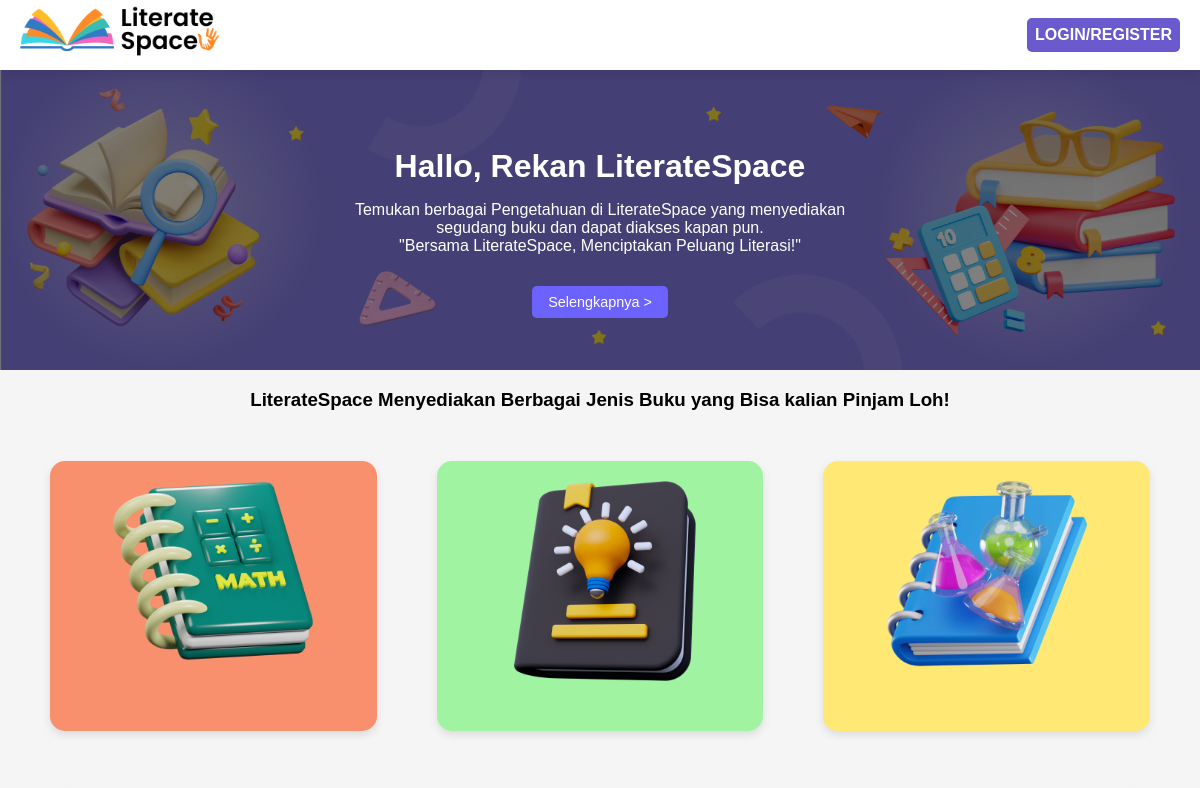
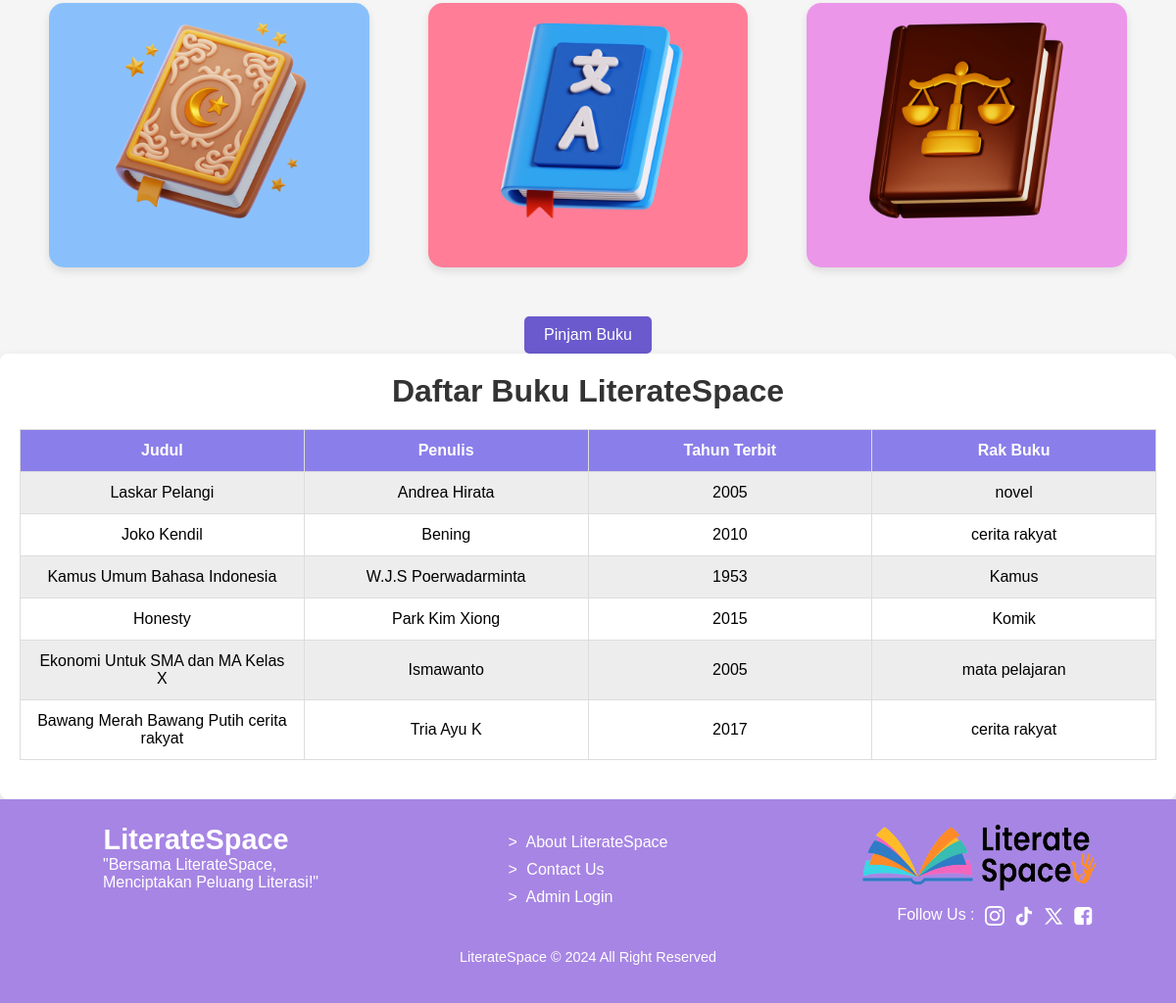
The page / on the database its author committed (2 pictures, top to bottom).
### tables this page shows
CREATE TABLE `books` (
  `id` int(11) NOT NULL,
  `title` varchar(255) NOT NULL,
  `author` varchar(255) NOT NULL,
  `published_year` year(4) NOT NULL,
  `shelf_id` int(11) DEFAULT NULL
);

CREATE TABLE `book_shelf` (
  `id` int(11) NOT NULL,
  `location` varchar(255) NOT NULL,
  `name` varchar(255) NOT NULL
);

### includes/daftarBuku.php (the view, shortened to what this page needs)
<?php
require_once 'db.php';
$sql = "SELECT books.title, books.author, books.published_year, book_shelf.name AS shelf_name
        FROM books
        JOIN book_shelf ON books.shelf_id = book_shelf.id";
$result = $conn->query($sql);
?>
<!DOCTYPE html>
<html lang="id">
<head>
</head>
<body>
<div class="container">
    <div class="header">
        <div class="header-text">
            <h1>Daftar Buku LiterateSpace</h1>
        </div>
    </div>
    <table>
        <thead>
            <tr>
                <th>Judul</th>
                <th>Penulis</th>
                <th>Tahun Terbit</th>
                <th>Rak Buku</th>
            </tr>
        </thead>
        <tbody>
        <?php
        if ($result && $result->num_rows > 0) {
            while($row = $result->fetch_assoc()) {
                echo "<tr>
                        <td>" . htmlspecialchars($row["title"]) . "</td>
                        <td>" . htmlspecialchars($row["author"]) . "</td>
                        <td>" . htmlspecialchars($row["published_year"]) . "</td>
                        <td>" . htmlspecialchars($row["shelf_name"]) . "</td>
                    </tr>";
            }
        } else {
            echo "<tr><td colspan='5'>Tidak ada data ditemukan</td></tr>";
        }
        ?>
        </tbody>
    </table>
</div>
</body>
</html>

### index.php (shortened to what this page needs)
<?php
include 'db.php';
$username = isset($_SESSION['username']) ? $_SESSION['username'] : null;
?>
<!DOCTYPE html>
<html lang="id">
<head>
    <link rel="stylesheet" href="assets/css/style.css">
</head>
<body>
<?php include('includes/nav.php'); ?>
<section class="hero">
    <div class="hero-content">
        <h1>Hallo, <?php echo $username ? htmlspecialchars($username) : 'Rekan LiterateSpace'; ?></h1>
        <p>Temukan berbagai Pengetahuan di LiterateSpace yang menyediakan <br> segudang buku dan dapat diakses kapan pun. <br> "Bersama LiterateSpace, Menciptakan Peluang Literasi!"</p>
        <a href="pinjam.php" class="btn-hero" onclick="openLoginModal()">Selengkapnya ></a>
    </div>
</section>
<section class="daftar-buku">
    <h3>LiterateSpace Menyediakan Berbagai Jenis Buku yang Bisa kalian Pinjam Loh!</h3>
    <div class="grid-buku">
        <div class="buku-card" style="background-color: #f88f6d">
            <img src="assets/images/buku1.png" alt="buku1">
        </div>
        <div class="buku-card"  style="background-color: #a0f3a0">
            <img src="assets/images/buku2.png" alt="buku2">
        </div>
        <div class="buku-card" style="background-color: #ffe974">
            <img src="assets/images/buku3.png" alt="buku3">
        </div>
        <div class="buku-card" style="background-color: #89c0fc">
            <img src="assets/images/buku4.png" alt="buku4">
        </div>
        <div class="buku-card" style="background-color: #ff7d97">
            <img src="assets/images/buku5.png" alt="buku5">
        </div>
        <div class="buku-card" style="background-color: #eb96e9">
            <img src="assets/images/buku6.png" alt="buku6">
        </div>
    </div>
    <a href="pinjam.php" class="btn-pinjam">Pinjam Buku</a>
</section>
<?php include('includes/daftarBuku.php'); ?>
<?php include('includes/footer.php'); ?>
</body>
</html>

### includes/nav.php (shortened to what this page needs)
<nav id="menu">
  <div class="nav-container">
    <div class="logo-container">
      <img id="logoLiterateSpace" src="assets/images/logo LiterateSpace.png" alt="Literate Space Logo">
    </div>
    <div class="right-nav">
      <?php if (isset($_SESSION['username'])): ?>
        <form method="POST" style="display: inline;">
          <button type="submit" name="toggle_profile" class="profile-icon-btn">
            <img class="profile-icon" src="assets/images/account.png" alt="User Icon">
          </button>
        </form>
        <?php if ($_SESSION['showMenu']): ?>
          <div class="profile-menu">
            <div class="profile-details">
              <img class="profile-img" src="assets/images/account.png" alt="User Icon">
              <div>
                <p class="username"><?php echo htmlspecialchars($_SESSION['username']); ?></p>
                <?php if (isset($_SESSION['email'])): ?>
                  <p class="email"><?php echo htmlspecialchars($_SESSION['email']); ?></p>
                <?php else: ?>
                  <p class="email">Email tidak tersedia</p>
                <?php endif; ?>
              </div>
            </div>
            <form method="POST" style="width: 100%;">
              <button type="submit" name="logout" class="sign-out-btn"><b>SIGN OUT</b></button>
            </form>
          </div>
        <?php endif; ?>
      <?php else: ?>
        <a href="login.php" class="login-btn">LOGIN/REGISTER</a>
      <?php endif; ?>
    </div>
  </div>
</nav>

### includes/footer.php
<footer>
  <div class="footer-container">
    <div class="column">
      <h3>LiterateSpace</h3>
      <p class="text">"Bersama LiterateSpace,<br> Menciptakan Peluang Literasi!"</p>
    </div>
    <div class="column">
      <ul>
        <li><a href="#"> About LiterateSpace</a></li>
        <li><a href="#"> Contact Us</a></li>
        <li><a href="admin/admin_login.php"> Admin Login</a></li>
      </ul>
    </div>
    <div class="column">
      <div class="logo_footer">
        <img src="assets/images/logo LiterateSpace - Footer.png" alt="Logo LiterateSpace">
      </div>
      <div class="social-icons">
        <p>Follow Us :</p>
        <a href="https://www.instagram.com/accounts/login/"><img src="assets/images/instagram.png" alt="Instagram"></a>
        <a href="https://www.tiktok.com/login"><img src="assets/images/tiktok.png" alt="Tiktok"></a>
        <a href="https://x.com/login"><img src="assets/images/x.png" alt="X"></a>
        <a href="https://id-id.facebook.com/login.php/"><img src="assets/images/facebook.png" alt="Facebook"></a>
      </div>
    </div>
  </div>
  <div class="copyright">
    <p>LiterateSpace © 2024 All Right Reserved</p>
  </div>
</footer>

### assets/css/style.css (style rules this page uses)
body { font-family: 'Poppins', sans-serif; margin: 0; padding: 0; background-color: #f4f4f4; }
h1, h3 { text-align: center; }
.hero { background-image: url('../images/Dashboard.png'); background-size: cover; background-position: center; height: 300px; position: relative; display: flex; align-items: center; justify-content: center; }
.hero-content { color: white; text-align: center; z-index: 1; position: relative; }
.hero::before { content: ''; position: absolute; top: 0; left: 0; width: 100%; height: 100%; background: rgba(0, 0, 0, 0.5); z-index: 0; }
.hero h1 { font-size: 2rem; margin-bottom: 15px; }
.hero p { font-size: 1.0rem; }
.hero .btn-hero { background-color: #6C63FF; color: white; padding: 8px 16px; text-decoration: none; border-radius: 5px; font-size: 0.9rem; margin-top: 15px; display: inline-block; }
.grid-buku { display: grid; grid-template-columns: repeat(3, 1fr); gap: 60px; margin: 50px; }
.buku-card { padding-top: 20px; border-radius: 15px; box-shadow: 0 4px 8px rgba(0,0,0,0.1); text-align: center; transition: transform 0.3s; height: 250px; }
.buku-card img { width: 200px; height: auto; margin-bottom: 10px; }
.btn-pinjam { display: block; width: max-content; margin: 30px auto 0; padding: 10px 20px; background-color: #6a5acd; color: white; text-decoration: none; border-radius: 5px; }
#menu { background-color: white; display: flex; justify-content: space-between; align-items: center; padding: 10px 20px; box-shadow: 0px 4px 10px rgba(0, 0, 0, 0.1); height: 50px; position: relative; z-index: 10; }
.nav-container { display: flex; justify-content: space-between; align-items: center; width: 100%; }
.logo-container { height: 200px; padding-top: 15px; padding-right: 25px; }
.logo-container img { max-height: 100%; height: auto; width: auto; }
.right-nav { display: flex; align-items: center; justify-content: flex-end; gap: 20px; }
.login-btn { background-color: #6a5acd; color: white; padding: 8px; border-radius: 5px; text-decoration: none; font-weight: bold; }
footer { background-color: #a785e4; padding: 25px 10px; color: white; }
.footer-container { display: grid; grid-template-columns: 1fr 1fr 1fr; gap: 20px; justify-items: center; width: 100%; max-width: 1200px; margin: 0 auto; }
.column h3 { font-size: 1.8rem; margin: 0; }
.column p { margin: 0; font-size: 1rem; padding-left: 30px; }
.column ul { list-style: none; padding: 0; margin: 0; }
.column ul li { margin: 10px 0; }
.column ul li a { color: white; text-decoration: none; display: inline-block; transition: transform 0.3s ease, color 0.3s ease; }
.column ul li a::before { content: '>'; margin-right: 5px; }
.logo_footer img { width: 240px; height: 70px; margin-bottom: 10px; }
.social-icons { display: flex; justify-content: center; gap: 10px; }
.social-icons a img { width: 20px; height: 20px; transition: transform 0.3s ease; }
.copyright { text-align: center; margin-top: 20px; font-size: 0.9rem; }

### includes/daftarBuku.php (style rules this page uses)
body { font-family: 'Poppins', sans-serif; background-color: #f5f5f5; margin-top: 0px; }
.container { max-width: 1200px; margin: 0 auto; background: #fff; padding: 20px; border-radius: 8px; box-shadow: 0 4px 12px rgba(0,0,0,0.1); }
.header { display: flex; justify-content: space-between; align-items: center; margin-bottom: 20px; }
.header-text { text-align: center; flex: 1; }
.header-text h1 { margin: 0; font-size: 32px; color: #333; }
table { width: 100%; border-collapse: collapse; margin-bottom: 20px; table-layout: fixed; word-wrap: break-word; }
th, td { padding: 12px; border: 1px solid #ddd; text-align: center; word-wrap: break-word; }
th { background-color: #8a7fea; color: white; }
tbody tr:nth-child(odd) { background-color: #ededed; }
tbody tr:nth-child(even) { background-color: #ffffff; }

### rows shown on the page
books: title "Laskar Pelangi", author "Andrea Hirata", published_year "2005", shelf.name "novel"
books: title "Joko Kendil", author "Bening", published_year "2010", shelf.name "cerita rakyat"
books: title "Kamus Umum Bahasa Indonesia", author "W.J.S Poerwadarminta", published_year "1953", shelf.name "Kamus"
books: title "Honesty", author "Park Kim Xiong", published_year "2015", shelf.name "Komik"
books: title "Ekonomi Untuk SMA dan MA Kelas X", author "Ismawanto", published_year "2005", shelf.name "mata pelajaran"
books: title "Bawang Merah Bawang Putih cerita rakyat", author "Tria Ayu K", published_year "2017", shelf.name "cerita rakyat"
